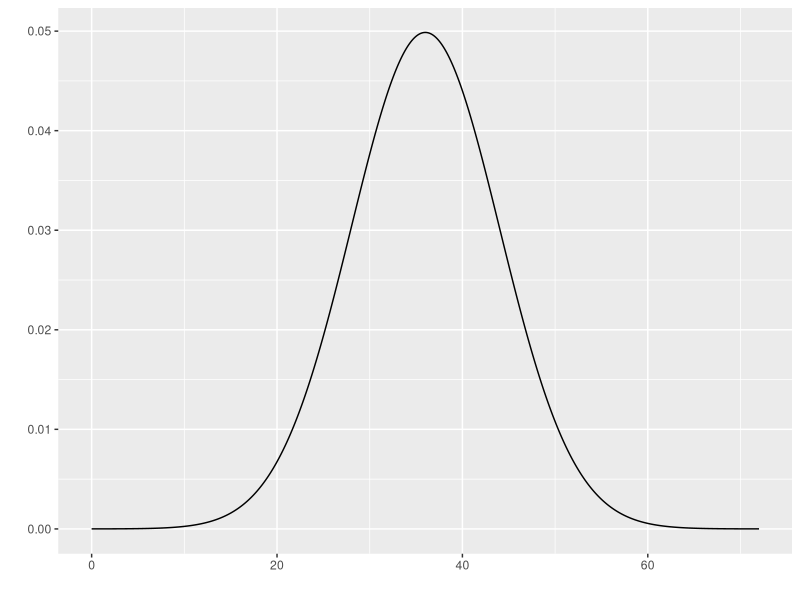
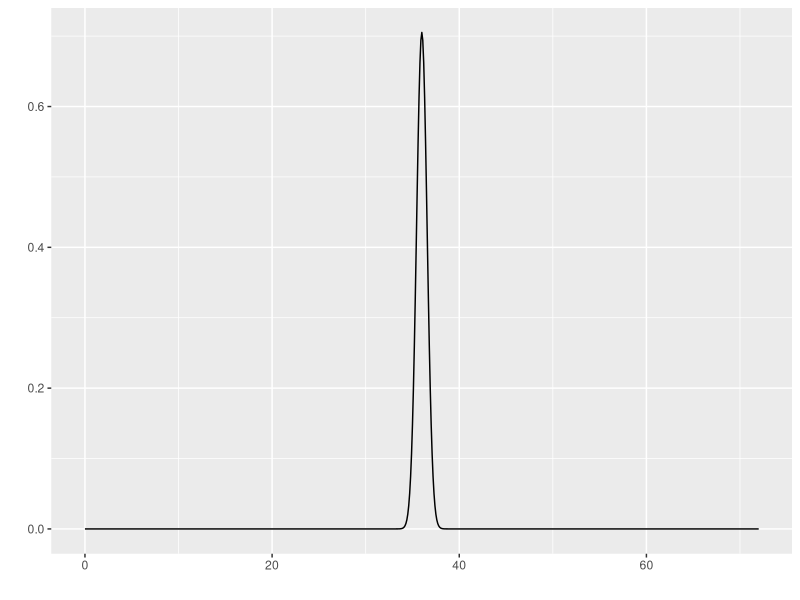
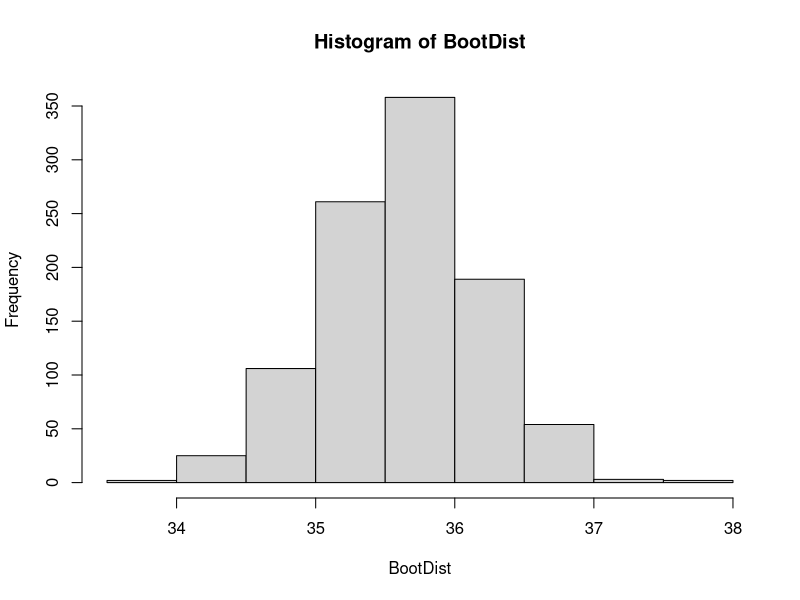
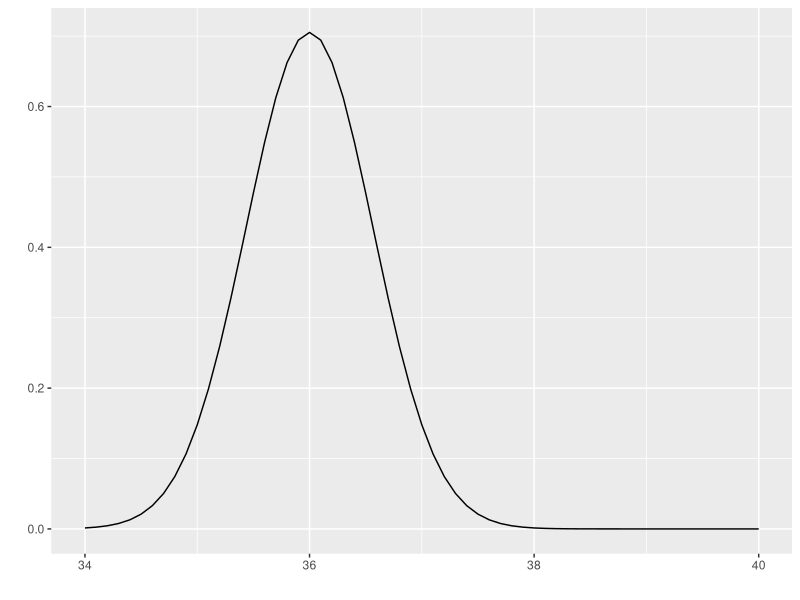

Source code (R) for these figures, in order:
## ---- chunk 1
knitr::opts_chunk$set(echo = TRUE)
## ---- chunk 2
library(ggfortify)
mu <- 36
sigma <- 8
ggdistribution(dnorm, seq(0, 72, 0.1), mean=mu, sd=sigma)
## ---- chunk 3
n <- 200
ggdistribution(dnorm, seq(0, 72, 0.1), mean=mu, sd=sigma/sqrt(n))
## ---- chunk 4
BaseSample <- rnorm(n, mean=mu, sd=sigma)
## ---- chunk 5
head(BaseSample)
## ---- chunk 6
N <- 1000
BootDist <- numeric(N)
for (i in 1:N)
{samp <- sample(BaseSample, n, replace=T)
BootDist[i] <- mean(samp)}
## ---- chunk 7
head(BootDist)
## ---- chunk 8
hist(BootDist)
## ---- chunk 9
ggdistribution(dnorm, seq(34, 40, 0.1), mean=mu, sd=sigma/sqrt(n))
## ---- chunk 10
sigma/sqrt(n)
## ---- chunk 11
mean(BootDist)
## ---- chunk 12
sd(BootDist)
## ---- chunk 13
mean(BaseSample)
## ---- chunk 14
Distribution <- c("Population", "Sample Distribution", "Sample", "Bootstrap Distribution")
means <- c(mu, mu, mean(BaseSample), mean(BootDist))
sdevs <- c(sigma, sigma/sqrt(n), sd(BaseSample),sd(BootDist))
results <- cbind(Distribution, means, sdevs)
knitr::kable(results, digits=2)
